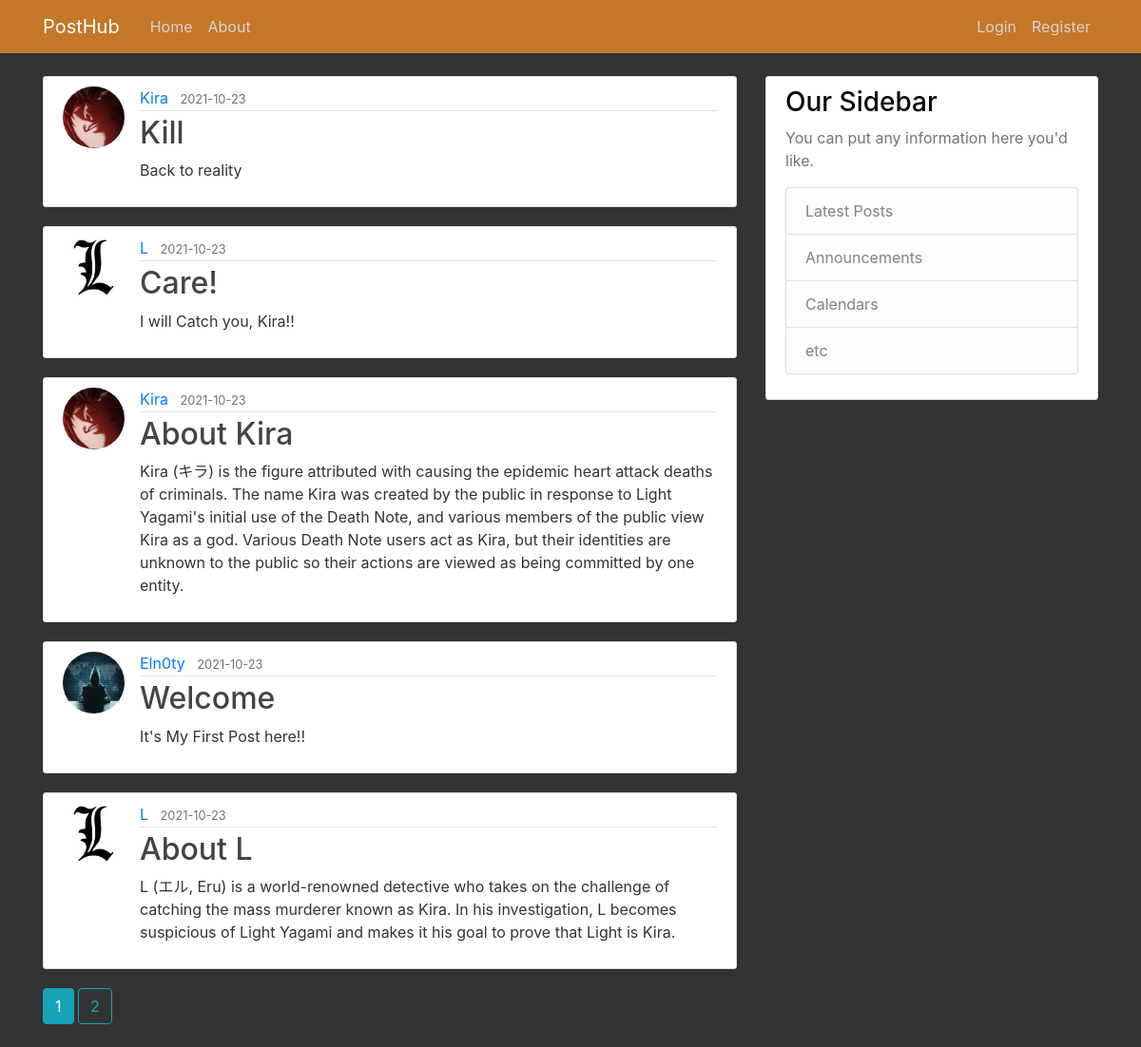
The page /home on the database its author committed.
### flaskblog/models.py (models this page shows, shortened)
class Post(db.Model):
    id = db.Column(db.Integer, primary_key=True)
    title = db.Column(db.String(100), nullable=False)
    date_posted = db.Column(db.DateTime, nullable=False, default=datetime.utcnow)
    content = db.Column(db.Text, nullable=False)
    user_id = db.Column(db.Integer, db.ForeignKey('user.id'), nullable=False)

class User(db.Model, UserMixin):
    id = db.Column(db.Integer, primary_key=True)
    username = db.Column(db.String(20), unique=True, nullable=False)
    email = db.Column(db.String(120), unique=True, nullable=False)
    image_file = db.Column(db.String(20), nullable=False, default='default.jpg')
    password = db.Column(db.String(60), nullable=False)
    posts = db.relationship('Post', backref='author', lazy=True)

### flaskblog/routes.py (the view)
@app.route("/")
@app.route("/home")
def home():
    page = request.args.get('page', type = int)
    posts = Post.query.order_by(Post.date_posted).paginate(page=page, per_page=5)
    return render_template('home.html', posts=posts)

### flaskblog/templates/home.html
{% extends "layout.html" %}
{% block content %}
    {% for post in posts.items %}
        <article class="media content-section">
          <img class="rounded-circle article-img" src="{{ url_for('static', filename='profile_pics/' + post.author.image_file) }}">
          <div class="media-body">
            <div class="article-metadata">
              <a class="mr-2" href="{{ url_for('user_posts', username = post.author.username) }}">{{ post.author.username }}</a>
              <small class="text-muted">{{ post.date_posted.strftime('%Y-%m-%d') }}</small>
            </div>
            <h2><a class="article-title" href="{{ url_for('post', post_id=post.id) }}">{{ post.title }}</a></h2>
            <p class="article-content">{{ post.content }}</p>
          </div>
        </article>
    {% endfor %}
    {% for page_num in posts.iter_pages(left_edge=1, right_edge=1, left_current=1, right_current=2) %}
      {% if page_num %}
          {% if posts.page == page_num %}
            <a class="btn btn-info mb-4" href="{{ url_for('home', page=page_num) }}">{{ page_num }}</a>
          {% else %}
            <a class="btn btn-outline-info mb-4" href="{{ url_for('home', page=page_num) }}">{{ page_num }}</a>
          {% endif %}
      {% endif %}
    {% endfor %}
{% endblock content %}

### flaskblog/templates/layout.html (shortened to what this page needs)
<!DOCTYPE html>
<html>
<head>
    <link rel="stylesheet" href="https://maxcdn.bootstrapcdn.com/bootstrap/4.0.0/css/bootstrap.min.css">
    <link rel="stylesheet" type="text/css" href="{{ url_for('static', filename='main.css') }}">
</head>
<body>
    <header class="site-header">
      <nav class="navbar navbar-expand-md navbar-dark bg-steel fixed-top">
        <div class="container">
          <a class="navbar-brand mr-4" href="/">PostHub</a>
          <div class="collapse navbar-collapse" id="navbarToggle">
            <div class="navbar-nav mr-auto">
              <a class="nav-item nav-link" href="{{ url_for('home') }}">Home</a>
              <a class="nav-item nav-link" href="{{ url_for('about') }}">About</a>
            </div>
            <div class="navbar-nav">
              {% if current_user.is_authenticated %}
                <a class="nav-item nav-link" href="{{ url_for('new_post') }}">New Post</a>
                <a class="nav-item nav-link" href="{{ url_for('account') }}">{{current_user.username}}</a>
                <a class="nav-item nav-link" href="{{ url_for('logout') }}">Logout</a>
              {% else %}
                <a class="nav-item nav-link" href="{{ url_for('login') }}">Login</a>
                <a class="nav-item nav-link" href="{{ url_for('register') }}">Register</a>
              {% endif %}
            </div>
          </div>
        </div>
      </nav>
    </header>
    <main role="main" class="container">
      <div class="row">
        <div class="col-md-8">
          {% block content %}{% endblock %}
        </div>
        <div class="col-md-4">
          <div class="content-section">
            <h3>Our Sidebar</h3>
            <p class='text-muted'>You can put any information here you'd like.
              <ul class="list-group">
                <li class="list-group-item list-group-item-light">Latest Posts</li>
                <li class="list-group-item list-group-item-light">Announcements</li>
                <li class="list-group-item list-group-item-light">Calendars</li>
                <li class="list-group-item list-group-item-light">etc</li>
              </ul>
            </p>
          </div>
        </div>
      </div>
    </main>
</body>
</html>

### flaskblog/static/main.css (style rules this page uses)
body { background: #333333; color: #333333; margin-top: 5rem; }
h1, h2, h3, h4, h5, h6 { color: #000000; }
.bg-steel { background-color: #c47629; }
.site-header .navbar-nav .nav-link { color: #dbd3d3; }
.content-section { background: #ffffff; padding: 10px 20px; border: 1px solid #dddddd; border-radius: 3px; margin-bottom: 20px; }
.article-title { color: #444444; }
.article-content { white-space: pre-line; }
.article-img { height: 65px; width: 65px; margin-right: 16px; }
.article-metadata { padding-bottom: 1px; margin-bottom: 4px; border-bottom: 1px solid #e3e3e3 }

### rows shown on the page
Post: image_file (picture), author.username "Kira", date_posted "2021-10-23", title "Kill", content "Back to reality"
Post: image_file (picture), author.username "L", date_posted "2021-10-23", title "Care!", content "I will Catch you, Kira!!"
Post: image_file (picture), author.username "Kira", date_posted "2021-10-23", title "About Kira", content "Kira (キラ) is the figure attributed with causing the epidemic heart attack deaths of criminals. The name Kira was created by the public in response to Light Yagami's initial use of the Death Note, and various members of the public view Kira as a god. Various Death Note users act as Kira, but their identities are unknown to the public so their actions are viewed as being committed by one entity."
Post: image_file (placeholder picture), author.username "Eln0ty", date_posted "2021-10-23", title "Welcome", content "It's My First Post here!!"
Post: image_file (picture), author.username "L", date_posted "2021-10-23", title "About L", content "L (エル, Eru) is a world-renowned detective who takes on the challenge of catching the mass murderer known as Kira. In his investigation, L becomes suspicious of Light Yagami and makes it his goal to prove that Light is Kira."

### other values the page prints
{{ page_num }} "1"
{{ page_num }} "2"
